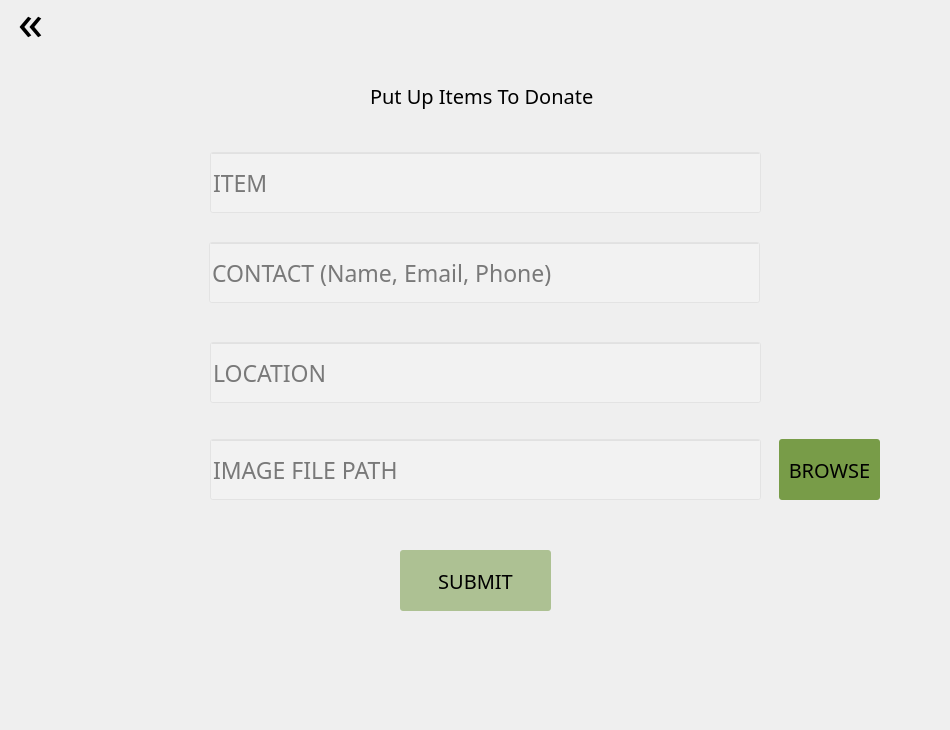
<?xml version="1.0" encoding="UTF-8"?>
<ui version="4.0">
 <class>Dialog</class>
 <widget class="QDialog" name="Dialog">
  <property name="geometry">
   <rect>
    <x>0</x>
    <y>0</y>
    <width>950</width>
    <height>730</height>
   </rect>
  </property>
  <property name="minimumSize">
   <size>
    <width>950</width>
    <height>730</height>
   </size>
  </property>
  <property name="maximumSize">
   <size>
    <width>950</width>
    <height>730</height>
   </size>
  </property>
  <property name="windowTitle">
   <string>Dialog</string>
  </property>
  <property name="styleSheet">
   <string notr="true">QDialog{
background: url(C:/Users/ARYA/Desktop/CoSc/College/S4/DBMS/DBMS Project/Images/donate.png) center no-repeat;
}</string>
  </property>
  <widget class="QPushButton" name="back">
   <property name="geometry">
    <rect>
     <x>0</x>
     <y>-10</y>
     <width>61</width>
     <height>61</height>
    </rect>
   </property>
   <property name="styleSheet">
    <string notr="true">QPushButton{
font-family: Lexend Deca;
font-size: 50px;
background-color: rgba(107, 147, 54, 0);
border: none;
}

QPushButton:hover{
color: green;
}

QPushButton:pressed{
font-size: 49px;
}</string>
   </property>
   <property name="text">
    <string>«</string>
   </property>
  </widget>
  <widget class="QLabel" name="label">
   <property name="geometry">
    <rect>
     <x>370</x>
     <y>60</y>
     <width>281</width>
     <height>71</height>
    </rect>
   </property>
   <property name="styleSheet">
    <string notr="true">QLabel{
font-family: Lexend Deca;
font-size: 20px;
}</string>
   </property>
   <property name="text">
    <string>Put Up Items To Donate</string>
   </property>
  </widget>
  <widget class="QLineEdit" name="imgpath">
   <property name="geometry">
    <rect>
     <x>210</x>
     <y>439</y>
     <width>551</width>
     <height>61</height>
    </rect>
   </property>
   <property name="styleSheet">
    <string notr="true">QLineEdit{
background: rgba(255, 255, 255, 0.2);
font-family: Lexend Deca;
font-size: 23px;
}

QLineEdit:focus{
background: rgba(255, 255, 255, 0.5);
}</string>
   </property>
   <property name="text">
    <string/>
   </property>
   <property name="placeholderText">
    <string>IMAGE FILE PATH</string>
   </property>
  </widget>
  <widget class="QPushButton" name="browse">
   <property name="geometry">
    <rect>
     <x>779</x>
     <y>439</y>
     <width>101</width>
     <height>61</height>
    </rect>
   </property>
   <property name="styleSheet">
    <string notr="true">QPushButton{
font-family: Lexend Deca;
font-size: 20px;
background-color: rgba(107, 147, 54, 0.9);
border: none;
border-radius: 3px;
}

QPushButton:hover{
background-color: rgb(107, 147, 54);
}

QPushButton:pressed{
color: white;
}</string>
   </property>
   <property name="text">
    <string>BROWSE</string>
   </property>
  </widget>
  <widget class="QLineEdit" name="contact">
   <property name="geometry">
    <rect>
     <x>209</x>
     <y>242</y>
     <width>551</width>
     <height>61</height>
    </rect>
   </property>
   <property name="styleSheet">
    <string notr="true">QLineEdit{
background: rgba(255, 255, 255, 0.2);
font-family: Lexend Deca;
font-size: 23px;
}

QLineEdit:focus{
background: rgba(255, 255, 255, 0.5);
}</string>
   </property>
   <property name="text">
    <string/>
   </property>
   <property name="placeholderText">
    <string>CONTACT (Name, Email, Phone)</string>
   </property>
  </widget>
  <widget class="QLineEdit" name="item">
   <property name="geometry">
    <rect>
     <x>210</x>
     <y>152</y>
     <width>551</width>
     <height>61</height>
    </rect>
   </property>
   <property name="styleSheet">
    <string notr="true">QLineEdit{
background: rgba(255, 255, 255, 0.2);
font-family: Lexend Deca;
font-size: 23px;
}

QLineEdit:focus{
background: rgba(255, 255, 255, 0.5);
}</string>
   </property>
   <property name="text">
    <string/>
   </property>
   <property name="placeholderText">
    <string>ITEM</string>
   </property>
  </widget>
  <widget class="QLineEdit" name="loctn">
   <property name="geometry">
    <rect>
     <x>210</x>
     <y>342</y>
     <width>551</width>
     <height>61</height>
    </rect>
   </property>
   <property name="styleSheet">
    <string notr="true">QLineEdit{
background: rgba(255, 255, 255, 0.2);
font-family: Lexend Deca;
font-size: 23px;
}

QLineEdit:focus{
background: rgba(255, 255, 255, 0.5);
}</string>
   </property>
   <property name="text">
    <string/>
   </property>
   <property name="placeholderText">
    <string>LOCATION</string>
   </property>
  </widget>
  <widget class="QPushButton" name="submit">
   <property name="geometry">
    <rect>
     <x>400</x>
     <y>550</y>
     <width>151</width>
     <height>61</height>
    </rect>
   </property>
   <property name="styleSheet">
    <string notr="true">QPushButton{
font-family: Lexend Deca;
font-size: 20px;
background-color: rgba(107, 147, 54, 0.5);
border: none;
border-radius: 3px;
}

QPushButton:hover{
background-color: rgb(107, 147, 54);
}

QPushButton:pressed{
color: white;
}</string>
   </property>
   <property name="text">
    <string>SUBMIT</string>
   </property>
  </widget>
  <widget class="QLabel" name="error">
   <property name="geometry">
    <rect>
     <x>387</x>
     <y>95</y>
     <width>171</width>
     <height>71</height>
    </rect>
   </property>
   <property name="styleSheet">
    <string notr="true">QLabel{
font-family: Lexend Deca;
font-size: 20px;
color: 'red';
}</string>
   </property>
   <property name="text">
    <string/>
   </property>
  </widget>
  <widget class="QLabel" name="success">
   <property name="geometry">
    <rect>
     <x>397</x>
     <y>95</y>
     <width>151</width>
     <height>71</height>
    </rect>
   </property>
   <property name="styleSheet">
    <string notr="true">QLabel{
font-family: Lexend Deca;
font-size: 20px;
color: 'green';
}</string>
   </property>
   <property name="text">
    <string/>
   </property>
  </widget>
 </widget>
 <resources/>
 <connections/>
</ui>
